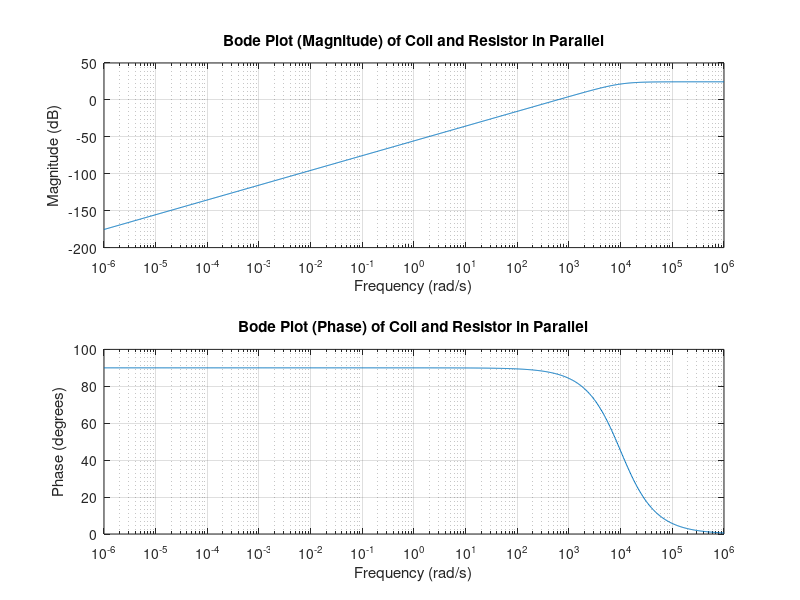

This figure's MATLAB source:
% Define the coefficients of the numerator and denominator
R = 8046; % Ohms
L = 0.764; % Henrey  
Gm = 0.00220551;
Gds = 0.0000069 ;

numer_val = Gm / (Gds + 1/(R)); % numerator value
denom_val_0 = 1 / (L * (Gds + 1/(R))); % denominator value
% disp(denom_val_0);
% disp(numer_val);

numerator = [numer_val,0];  % Specify the numerator coefficients
denominator = [1,denom_val_0];  % Specify the denominator coefficients

H = tf(numerator, denominator);  % Create the transfer function model

% Define the frequency range
w = logspace(-6, 6, 1000); % Frequency range from 1 to 1000k (10^0 to 10^6)


% Get the frequency response data
[mag, phase, freq] = bode(H,w);

% Convert magnitude to dB
magdB = 20 * log10(squeeze(mag));

% Convert phase to degrees
phase_deg = squeeze(phase);

% Plot the Bode plot (magnitude and phase)
figure;
subplot(2, 1, 1);
semilogx(freq, magdB);
grid on;
xlabel('Frequency (rad/s)');
ylabel('Magnitude (dB)');
title('Bode Plot (Magnitude) of Coil and Resistor in Parallel');

subplot(2, 1, 2);
semilogx(freq, phase_deg);
grid on;
xlabel('Frequency (rad/s)');
ylabel('Phase (degrees)');
title('Bode Plot (Phase) of Coil and Resistor in Parallel');